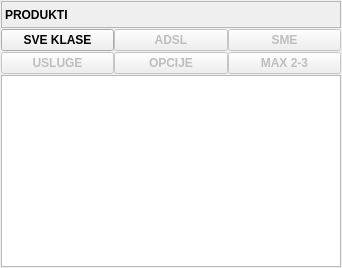
       <widget class="QFrame" name="frame_18">
        <property name="sizePolicy">
         <sizepolicy hsizetype="Preferred" vsizetype="Expanding">
          <horstretch>0</horstretch>
          <verstretch>0</verstretch>
         </sizepolicy>
        </property>
        <property name="frameShape">
         <enum>QFrame::NoFrame</enum>
        </property>
        <property name="frameShadow">
         <enum>QFrame::Raised</enum>
        </property>
        <layout class="QVBoxLayout" name="verticalLayout_7">
         <property name="spacing">
          <number>1</number>
         </property>
         <property name="leftMargin">
          <number>1</number>
         </property>
         <property name="topMargin">
          <number>1</number>
         </property>
         <property name="rightMargin">
          <number>1</number>
         </property>
         <property name="bottomMargin">
          <number>1</number>
         </property>
         <item>
          <widget class="QFrame" name="frame_30">
           <property name="sizePolicy">
            <sizepolicy hsizetype="Preferred" vsizetype="Maximum">
             <horstretch>0</horstretch>
             <verstretch>0</verstretch>
            </sizepolicy>
           </property>
           <property name="frameShape">
            <enum>QFrame::NoFrame</enum>
           </property>
           <property name="frameShadow">
            <enum>QFrame::Raised</enum>
           </property>
           <layout class="QHBoxLayout" name="horizontalLayout_36">
            <property name="spacing">
             <number>0</number>
            </property>
            <property name="leftMargin">
             <number>0</number>
            </property>
            <property name="topMargin">
             <number>0</number>
            </property>
            <property name="rightMargin">
             <number>0</number>
            </property>
            <property name="bottomMargin">
             <number>0</number>
            </property>
            <item>
             <widget class="QLabel" name="label_23">
              <property name="sizePolicy">
               <sizepolicy hsizetype="Preferred" vsizetype="Preferred">
                <horstretch>0</horstretch>
                <verstretch>0</verstretch>
               </sizepolicy>
              </property>
              <property name="minimumSize">
               <size>
                <width>0</width>
                <height>27</height>
               </size>
              </property>
              <property name="font">
               <font>
                <weight>75</weight>
                <bold>true</bold>
               </font>
              </property>
              <property name="frameShape">
               <enum>QFrame::StyledPanel</enum>
              </property>
              <property name="text">
               <string>PRODUKTI</string>
              </property>
             </widget>
            </item>
           </layout>
          </widget>
         </item>
         <item>
          <widget class="QFrame" name="frame_31">
           <property name="sizePolicy">
            <sizepolicy hsizetype="Preferred" vsizetype="Maximum">
             <horstretch>0</horstretch>
             <verstretch>0</verstretch>
            </sizepolicy>
           </property>
           <property name="frameShape">
            <enum>QFrame::NoFrame</enum>
           </property>
           <property name="frameShadow">
            <enum>QFrame::Raised</enum>
           </property>
           <layout class="QHBoxLayout" name="horizontalLayout_34">
            <property name="spacing">
             <number>0</number>
            </property>
            <property name="leftMargin">
             <number>0</number>
            </property>
            <property name="topMargin">
             <number>0</number>
            </property>
            <property name="rightMargin">
             <number>0</number>
            </property>
            <property name="bottomMargin">
             <number>0</number>
            </property>
            <item>
             <widget class="QPushButton" name="btnProduktiSveKlase">
              <property name="font">
               <font>
                <weight>75</weight>
                <bold>true</bold>
               </font>
              </property>
              <property name="cursor">
               <cursorShape>PointingHandCursor</cursorShape>
              </property>
              <property name="text">
               <string>SVE KLASE</string>
              </property>
              <property name="icon">
               <iconset resource="../../resources/DonatForm.qrc">
                <normaloff>:/InDonat/Forms/images/telephone.gif</normaloff>:/InDonat/Forms/images/telephone.gif</iconset>
              </property>
             </widget>
            </item>
            <item>
             <widget class="QPushButton" name="btnProduktiAdsl">
              <property name="enabled">
               <bool>false</bool>
              </property>
              <property name="font">
               <font>
                <weight>75</weight>
                <bold>true</bold>
               </font>
              </property>
              <property name="cursor">
               <cursorShape>PointingHandCursor</cursorShape>
              </property>
              <property name="text">
               <string>ADSL</string>
              </property>
              <property name="icon">
               <iconset resource="../../resources/DonatForm.qrc">
                <normaloff>:/InDonat/Forms/images/INT_2_16x16.png</normaloff>:/InDonat/Forms/images/INT_2_16x16.png</iconset>
              </property>
             </widget>
            </item>
            <item>
             <widget class="QPushButton" name="btnProduktiSme">
              <property name="enabled">
               <bool>false</bool>
              </property>
              <property name="font">
               <font>
                <weight>75</weight>
                <bold>true</bold>
               </font>
              </property>
              <property name="cursor">
               <cursorShape>PointingHandCursor</cursorShape>
              </property>
              <property name="text">
               <string>SME</string>
              </property>
              <property name="icon">
               <iconset resource="../../resources/DonatForm.qrc">
                <normaloff>:/InDonat/Forms/images/class.gif</normaloff>:/InDonat/Forms/images/class.gif</iconset>
              </property>
             </widget>
            </item>
           </layout>
          </widget>
         </item>
         <item>
          <widget class="QFrame" name="frame_40">
           <property name="sizePolicy">
            <sizepolicy hsizetype="Preferred" vsizetype="Maximum">
             <horstretch>0</horstretch>
             <verstretch>0</verstretch>
            </sizepolicy>
           </property>
           <property name="frameShape">
            <enum>QFrame::NoFrame</enum>
           </property>
           <property name="frameShadow">
            <enum>QFrame::Raised</enum>
           </property>
           <layout class="QHBoxLayout" name="horizontalLayout_35">
            <property name="spacing">
             <number>0</number>
            </property>
            <property name="leftMargin">
             <number>0</number>
            </property>
            <property name="topMargin">
             <number>0</number>
            </property>
            <property name="rightMargin">
             <number>0</number>
            </property>
            <property name="bottomMargin">
             <number>0</number>
            </property>
            <item>
             <widget class="QPushButton" name="btnProduktiUsluge">
              <property name="enabled">
               <bool>false</bool>
              </property>
              <property name="font">
               <font>
                <weight>75</weight>
                <bold>true</bold>
               </font>
              </property>
              <property name="cursor">
               <cursorShape>PointingHandCursor</cursorShape>
              </property>
              <property name="text">
               <string>USLUGE</string>
              </property>
              <property name="icon">
               <iconset resource="../../resources/DonatForm.qrc">
                <normaloff>:/InDonat/Forms/images/scroll_ok.ico</normaloff>:/InDonat/Forms/images/scroll_ok.ico</iconset>
              </property>
             </widget>
            </item>
            <item>
             <widget class="QPushButton" name="btnProduktiOpcije">
              <property name="enabled">
               <bool>false</bool>
              </property>
              <property name="font">
               <font>
                <weight>75</weight>
                <bold>true</bold>
               </font>
              </property>
              <property name="cursor">
               <cursorShape>PointingHandCursor</cursorShape>
              </property>
              <property name="text">
               <string>OPCIJE</string>
              </property>
              <property name="icon">
               <iconset resource="../../resources/DonatForm.qrc">
                <normaloff>:/InDonat/Forms/images/scroll_preferences.ico</normaloff>:/InDonat/Forms/images/scroll_preferences.ico</iconset>
              </property>
             </widget>
            </item>
            <item>
             <widget class="QPushButton" name="btnProduktiMax23">
              <property name="enabled">
               <bool>false</bool>
              </property>
              <property name="font">
               <font>
                <weight>75</weight>
                <bold>true</bold>
               </font>
              </property>
              <property name="cursor">
               <cursorShape>PointingHandCursor</cursorShape>
              </property>
              <property name="text">
               <string>MAX 2-3</string>
              </property>
              <property name="icon">
               <iconset resource="../../resources/DonatForm.qrc">
                <normaloff>:/InDonat/Forms/images/net_connections.gif</normaloff>:/InDonat/Forms/images/net_connections.gif</iconset>
              </property>
              <property name="iconSize">
               <size>
                <width>16</width>
                <height>16</height>
               </size>
              </property>
             </widget>
            </item>
           </layout>
          </widget>
         </item>
         <item>
          <widget class="QFrame" name="frame_41">
           <property name="frameShape">
            <enum>QFrame::NoFrame</enum>
           </property>
           <property name="frameShadow">
            <enum>QFrame::Raised</enum>
           </property>
           <layout class="QHBoxLayout" name="horizontalLayout_37">
            <property name="spacing">
             <number>0</number>
            </property>
            <property name="leftMargin">
             <number>0</number>
            </property>
            <property name="topMargin">
             <number>0</number>
            </property>
            <property name="rightMargin">
             <number>0</number>
            </property>
            <property name="bottomMargin">
             <number>0</number>
            </property>
            <item>
             <widget class="QTreeWidget" name="treeRaspoloziveUsluge">
              <property name="sizePolicy">
               <sizepolicy hsizetype="Preferred" vsizetype="Expanding">
                <horstretch>0</horstretch>
                <verstretch>0</verstretch>
               </sizepolicy>
              </property>
              <property name="minimumSize">
               <size>
                <width>340</width>
                <height>0</height>
               </size>
              </property>
              <property name="font">
               <font>
                <weight>50</weight>
                <bold>false</bold>
               </font>
              </property>
              <attribute name="headerVisible">
               <bool>false</bool>
              </attribute>
              <column>
               <property name="text">
                <string notr="true">1</string>
               </property>
              </column>
              <column>
               <property name="text">
                <string>Naziv</string>
               </property>
              </column>
              <column>
               <property name="text">
                <string>Tag</string>
               </property>
              </column>
             </widget>
            </item>
           </layout>
          </widget>
         </item>
        </layout>
       </widget>
